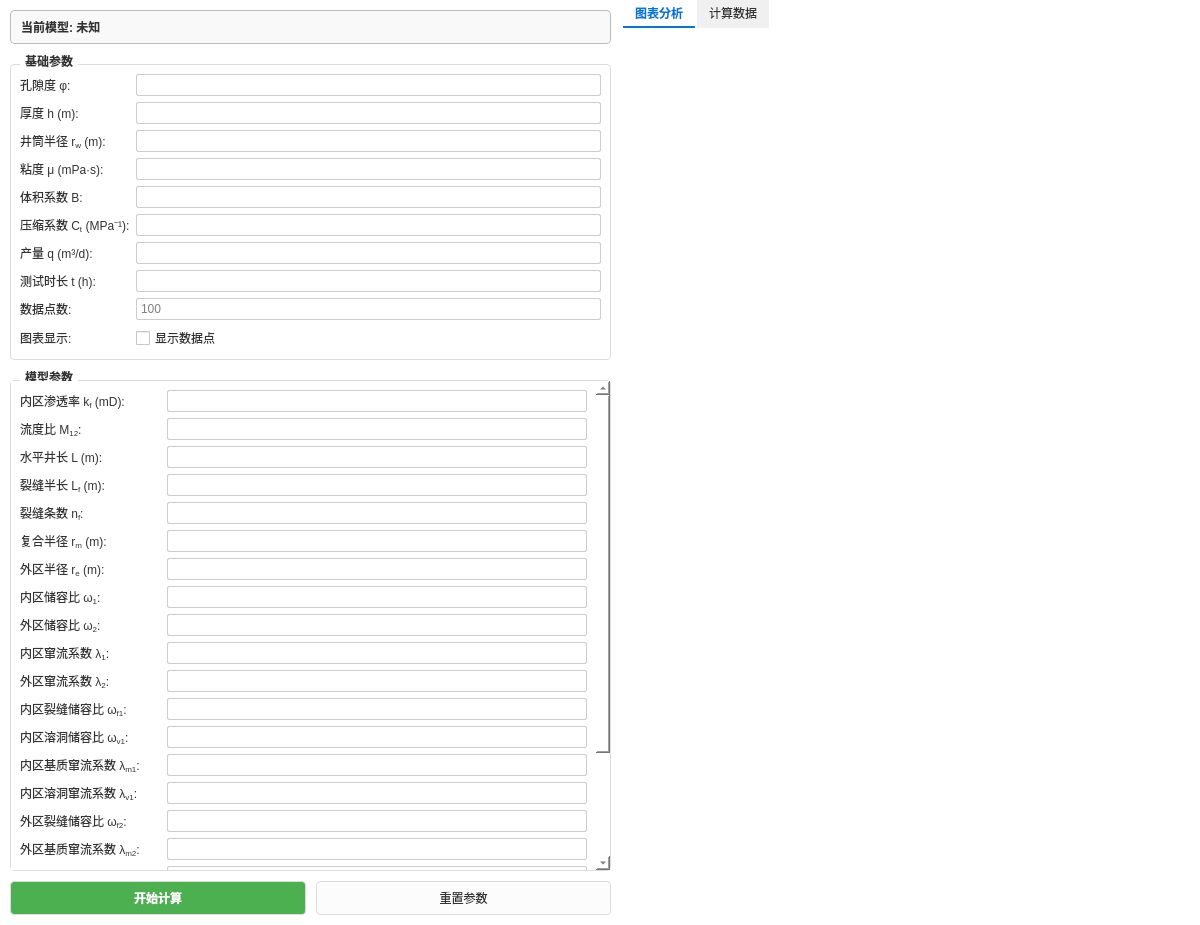
<?xml version="1.0" encoding="UTF-8"?>
<ui version="4.0">
 <class>WT_ModelWidget</class>
 <widget class="QWidget" name="WT_ModelWidget">
  <property name="geometry">
   <rect>
    <x>0</x>
    <y>0</y>
    <width>1200</width>
    <height>925</height>
   </rect>
  </property>
  <property name="windowTitle">
   <string>压裂水平井复合模型</string>
  </property>
  <property name="styleSheet">
   <string notr="true">/* 全局设置：白底黑字 */
QWidget {
        color: #333333;
        background-color: white;
        font-family: &quot;Microsoft YaHei&quot;;
        font-size: 9pt;
}
/* 分裂器手柄完全透明，去除竖线 */
QSplitter::handle {
        background-color: transparent;
}
/* 分组框样式 */
QGroupBox {
        font-weight: bold;
        border: 1px solid #dcdcdc;
        border-radius: 4px;
        margin-top: 10px;
}
QGroupBox::title {
        subcontrol-origin: margin;
        subcontrol-position: top left;
        left: 10px;
        padding: 0 3px;
        color: #333333;
}
/* 输入框样式 */
QLineEdit, QComboBox, QTextEdit {
        background-color: white;
        color: black;
        border: 1px solid #cccccc;
        border-radius: 2px;
        padding: 2px;
        selection-background-color: #0078d7;
}
/* 按钮通用样式 */
QPushButton {
        border: 1px solid #dcdcdc;
        border-radius: 4px;
        background-color: #fcfcfc;
        color: #333333;
        padding: 6px 12px;
        min-height: 20px;
}
QPushButton:hover {
        background-color: #f0f0f0;
        border-color: #0078d7;
        color: #0078d7;
}
QPushButton:pressed {
        background-color: #e0e0e0;
        border-color: #005a9e;
}
QPushButton#btnSelectModel {
        text-align: left;
        font-weight: bold;
        padding-left: 10px;
        background-color: #f9f9f9;
        border: 1px solid #bcbcbc;
}
QLabel {
        color: #333333;
}
</string>
  </property>
  <layout class="QHBoxLayout" name="horizontalLayout">
   <property name="spacing"><number>0</number></property>
   <property name="leftMargin"><number>0</number></property>
   <property name="topMargin"><number>0</number></property>
   <property name="rightMargin"><number>0</number></property>
   <property name="bottomMargin"><number>0</number></property>
   <item>
    <widget class="QSplitter" name="splitter">
     <property name="orientation"><enum>Qt::Orientation::Horizontal</enum></property>
     <property name="handleWidth"><number>2</number></property>
     <widget class="QWidget" name="leftPanel" native="true">
      <property name="minimumSize">
       <size><width>200</width><height>0</height></size>
      </property>
      <property name="styleSheet">
       <string notr="true">QWidget#leftPanel { background-color: white; border: none; }</string>
      </property>
      <layout class="QVBoxLayout" name="verticalLayout">
       <property name="spacing"><number>10</number></property>
       <property name="leftMargin"><number>10</number></property>
       <property name="topMargin"><number>10</number></property>
       <property name="rightMargin"><number>10</number></property>
       <property name="bottomMargin"><number>10</number></property>
       <item>
        <widget class="QPushButton" name="btnSelectModel">
         <property name="minimumSize"><size><width>0</width><height>34</height></size></property>
         <property name="text"><string>当前模型: 未知</string></property>
        </widget>
       </item>
       <item>
        <widget class="QGroupBox" name="basicParamGroup">
         <property name="title"><string>基础参数</string></property>
         <layout class="QFormLayout" name="formLayout_Base">
          <item row="0" column="0">
           <widget class="QLabel" name="label_phi"><property name="text"><string>&lt;html&gt;&lt;head/&gt;&lt;body&gt;&lt;p&gt;孔隙度 φ:&lt;/p&gt;&lt;/body&gt;&lt;/html&gt;</string></property></widget>
          </item>
          <item row="0" column="1"><widget class="QLineEdit" name="phiEdit"/></item>
          <item row="1" column="0">
           <widget class="QLabel" name="label_h"><property name="text"><string>&lt;html&gt;&lt;head/&gt;&lt;body&gt;&lt;p&gt;厚度 h (m):&lt;/p&gt;&lt;/body&gt;&lt;/html&gt;</string></property></widget>
          </item>
          <item row="1" column="1"><widget class="QLineEdit" name="hEdit"/></item>
          <item row="2" column="0">
           <widget class="QLabel" name="label_rw"><property name="text"><string>&lt;html&gt;&lt;head/&gt;&lt;body&gt;&lt;p&gt;井筒半径 r&lt;sub&gt;w&lt;/sub&gt; (m):&lt;/p&gt;&lt;/body&gt;&lt;/html&gt;</string></property></widget>
          </item>
          <item row="2" column="1"><widget class="QLineEdit" name="rwEdit"/></item>
          <item row="3" column="0">
           <widget class="QLabel" name="label_mu"><property name="text"><string>&lt;html&gt;&lt;head/&gt;&lt;body&gt;&lt;p&gt;粘度 μ (mPa·s):&lt;/p&gt;&lt;/body&gt;&lt;/html&gt;</string></property></widget>
          </item>
          <item row="3" column="1"><widget class="QLineEdit" name="muEdit"/></item>
          <item row="4" column="0">
           <widget class="QLabel" name="label_B"><property name="text"><string>&lt;html&gt;&lt;head/&gt;&lt;body&gt;&lt;p&gt;体积系数 B:&lt;/p&gt;&lt;/body&gt;&lt;/html&gt;</string></property></widget>
          </item>
          <item row="4" column="1"><widget class="QLineEdit" name="BEdit"/></item>
          <item row="5" column="0">
           <widget class="QLabel" name="label_Ct"><property name="text"><string>&lt;html&gt;&lt;head/&gt;&lt;body&gt;&lt;p&gt;压缩系数 C&lt;sub&gt;t&lt;/sub&gt; (MPa⁻¹):&lt;/p&gt;&lt;/body&gt;&lt;/html&gt;</string></property></widget>
          </item>
          <item row="5" column="1"><widget class="QLineEdit" name="CtEdit"/></item>
          <item row="6" column="0">
           <widget class="QLabel" name="label_q"><property name="text"><string>&lt;html&gt;&lt;head/&gt;&lt;body&gt;&lt;p&gt;产量 q (m³/d):&lt;/p&gt;&lt;/body&gt;&lt;/html&gt;</string></property></widget>
          </item>
          <item row="6" column="1"><widget class="QLineEdit" name="qEdit"/></item>
          <item row="7" column="0">
           <widget class="QLabel" name="label_t"><property name="text"><string>测试时长 t (h):</string></property></widget>
          </item>
          <item row="7" column="1"><widget class="QLineEdit" name="tEdit"/></item>
          <item row="8" column="0">
           <widget class="QLabel" name="label_points"><property name="text"><string>数据点数:</string></property></widget>
          </item>
          <item row="8" column="1">
           <widget class="QLineEdit" name="pointsEdit">
            <property name="placeholderText"><string>100</string></property>
           </widget>
          </item>
          <item row="9" column="0">
           <widget class="QLabel" name="label_showPoints"><property name="text"><string>图表显示:</string></property></widget>
          </item>
          <item row="9" column="1">
           <widget class="QCheckBox" name="checkShowPoints"><property name="text"><string>显示数据点</string></property></widget>
          </item>
         </layout>
        </widget>
       </item>

       <item>
        <widget class="QGroupBox" name="modelParamGroup">
         <property name="title"><string>模型参数</string></property>
         <layout class="QVBoxLayout" name="verticalLayout_ModelParam">
          <property name="leftMargin"><number>0</number></property>
          <property name="topMargin"><number>0</number></property>
          <property name="rightMargin"><number>0</number></property>
          <property name="bottomMargin"><number>0</number></property>
          <item>
           <widget class="QScrollArea" name="scrollArea">
            <property name="widgetResizable"><bool>true</bool></property>
            <property name="frameShape"><enum>QFrame::NoFrame</enum></property>
            <widget class="QWidget" name="scrollAreaWidgetContents">
             <layout class="QFormLayout" name="formLayout_Model">
              <item row="0" column="0">
               <widget class="QLabel" name="label_kf"><property name="text"><string>&lt;html&gt;&lt;head/&gt;&lt;body&gt;&lt;p&gt;内区渗透率 k&lt;sub&gt;f&lt;/sub&gt; (mD):&lt;/p&gt;&lt;/body&gt;&lt;/html&gt;</string></property></widget>
              </item>
              <item row="0" column="1"><widget class="QLineEdit" name="kfEdit"/></item>

              <item row="1" column="0">
               <widget class="QLabel" name="label_km"><property name="text"><string>&lt;html&gt;&lt;head/&gt;&lt;body&gt;&lt;p&gt;流度比 M&lt;sub&gt;12&lt;/sub&gt;:&lt;/p&gt;&lt;/body&gt;&lt;/html&gt;</string></property></widget>
              </item>
              <item row="1" column="1"><widget class="QLineEdit" name="kmEdit"/></item>

              <item row="2" column="0">
               <widget class="QLabel" name="label_L"><property name="text"><string>&lt;html&gt;&lt;head/&gt;&lt;body&gt;&lt;p&gt;水平井长 L (m):&lt;/p&gt;&lt;/body&gt;&lt;/html&gt;</string></property></widget>
              </item>
              <item row="2" column="1"><widget class="QLineEdit" name="LEdit"/></item>

              <item row="3" column="0">
               <widget class="QLabel" name="label_Lf"><property name="text"><string>&lt;html&gt;&lt;head/&gt;&lt;body&gt;&lt;p&gt;裂缝半长 L&lt;sub&gt;f&lt;/sub&gt; (m):&lt;/p&gt;&lt;/body&gt;&lt;/html&gt;</string></property></widget>
              </item>
              <item row="3" column="1"><widget class="QLineEdit" name="LfEdit"/></item>

              <item row="4" column="0">
               <widget class="QLabel" name="label_nf"><property name="text"><string>&lt;html&gt;&lt;head/&gt;&lt;body&gt;&lt;p&gt;裂缝条数 n&lt;sub&gt;f&lt;/sub&gt;:&lt;/p&gt;&lt;/body&gt;&lt;/html&gt;</string></property></widget>
              </item>
              <item row="4" column="1"><widget class="QLineEdit" name="nfEdit"/></item>

              <item row="5" column="0">
               <widget class="QLabel" name="label_rmD"><property name="text"><string>&lt;html&gt;&lt;head/&gt;&lt;body&gt;&lt;p&gt;复合半径 r&lt;sub&gt;m&lt;/sub&gt; (m):&lt;/p&gt;&lt;/body&gt;&lt;/html&gt;</string></property></widget>
              </item>
              <item row="5" column="1"><widget class="QLineEdit" name="rmDEdit"/></item>

              <item row="6" column="0">
               <widget class="QLabel" name="label_reD"><property name="text"><string>&lt;html&gt;&lt;head/&gt;&lt;body&gt;&lt;p&gt;外区半径 r&lt;sub&gt;e&lt;/sub&gt; (m):&lt;/p&gt;&lt;/body&gt;&lt;/html&gt;</string></property></widget>
              </item>
              <item row="6" column="1"><widget class="QLineEdit" name="reDEdit"/></item>

              <item row="7" column="0">
               <widget class="QLabel" name="label_omga1"><property name="text"><string>&lt;html&gt;&lt;head/&gt;&lt;body&gt;&lt;p&gt;内区储容比 ω&lt;sub&gt;1&lt;/sub&gt;:&lt;/p&gt;&lt;/body&gt;&lt;/html&gt;</string></property></widget>
              </item>
              <item row="7" column="1"><widget class="QLineEdit" name="omga1Edit"/></item>

              <item row="8" column="0">
               <widget class="QLabel" name="label_omga2"><property name="text"><string>&lt;html&gt;&lt;head/&gt;&lt;body&gt;&lt;p&gt;外区储容比 ω&lt;sub&gt;2&lt;/sub&gt;:&lt;/p&gt;&lt;/body&gt;&lt;/html&gt;</string></property></widget>
              </item>
              <item row="8" column="1"><widget class="QLineEdit" name="omga2Edit"/></item>

              <item row="9" column="0">
               <widget class="QLabel" name="label_remda1"><property name="text"><string>&lt;html&gt;&lt;head/&gt;&lt;body&gt;&lt;p&gt;内区窜流系数 λ&lt;sub&gt;1&lt;/sub&gt;:&lt;/p&gt;&lt;/body&gt;&lt;/html&gt;</string></property></widget>
              </item>
              <item row="9" column="1"><widget class="QLineEdit" name="remda1Edit"/></item>

              <item row="10" column="0">
               <widget class="QLabel" name="label_remda2"><property name="text"><string>&lt;html&gt;&lt;head/&gt;&lt;body&gt;&lt;p&gt;外区窜流系数 λ&lt;sub&gt;2&lt;/sub&gt;:&lt;/p&gt;&lt;/body&gt;&lt;/html&gt;</string></property></widget>
              </item>
              <item row="10" column="1"><widget class="QLineEdit" name="remda2Edit"/></item>

              <item row="11" column="0">
               <widget class="QLabel" name="label_omega_f1"><property name="text"><string>&lt;html&gt;&lt;head/&gt;&lt;body&gt;&lt;p&gt;内区裂缝储容比 ω&lt;sub&gt;f1&lt;/sub&gt;:&lt;/p&gt;&lt;/body&gt;&lt;/html&gt;</string></property></widget>
              </item>
              <item row="11" column="1"><widget class="QLineEdit" name="omega_f1Edit"/></item>

              <item row="12" column="0">
               <widget class="QLabel" name="label_omega_v1"><property name="text"><string>&lt;html&gt;&lt;head/&gt;&lt;body&gt;&lt;p&gt;内区溶洞储容比 ω&lt;sub&gt;v1&lt;/sub&gt;:&lt;/p&gt;&lt;/body&gt;&lt;/html&gt;</string></property></widget>
              </item>
              <item row="12" column="1"><widget class="QLineEdit" name="omega_v1Edit"/></item>

              <item row="13" column="0">
               <widget class="QLabel" name="label_lambda_m1"><property name="text"><string>&lt;html&gt;&lt;head/&gt;&lt;body&gt;&lt;p&gt;内区基质窜流系数 λ&lt;sub&gt;m1&lt;/sub&gt;:&lt;/p&gt;&lt;/body&gt;&lt;/html&gt;</string></property></widget>
              </item>
              <item row="13" column="1"><widget class="QLineEdit" name="lambda_m1Edit"/></item>

              <item row="14" column="0">
               <widget class="QLabel" name="label_lambda_v1"><property name="text"><string>&lt;html&gt;&lt;head/&gt;&lt;body&gt;&lt;p&gt;内区溶洞窜流系数 λ&lt;sub&gt;v1&lt;/sub&gt;:&lt;/p&gt;&lt;/body&gt;&lt;/html&gt;</string></property></widget>
              </item>
              <item row="14" column="1"><widget class="QLineEdit" name="lambda_v1Edit"/></item>

              <item row="15" column="0">
               <widget class="QLabel" name="label_omega_f2"><property name="text"><string>&lt;html&gt;&lt;head/&gt;&lt;body&gt;&lt;p&gt;外区裂缝储容比 ω&lt;sub&gt;f2&lt;/sub&gt;:&lt;/p&gt;&lt;/body&gt;&lt;/html&gt;</string></property></widget>
              </item>
              <item row="15" column="1"><widget class="QLineEdit" name="omega_f2Edit"/></item>

              <item row="16" column="0">
               <widget class="QLabel" name="label_lambda_m2"><property name="text"><string>&lt;html&gt;&lt;head/&gt;&lt;body&gt;&lt;p&gt;外区基质窜流系数 λ&lt;sub&gt;m2&lt;/sub&gt;:&lt;/p&gt;&lt;/body&gt;&lt;/html&gt;</string></property></widget>
              </item>
              <item row="16" column="1"><widget class="QLineEdit" name="lambda_m2Edit"/></item>

              <item row="17" column="0">
               <widget class="QLabel" name="label_gamaD"><property name="text"><string>&lt;html&gt;&lt;head/&gt;&lt;body&gt;&lt;p&gt;压敏系数 γ&lt;sub&gt;D&lt;/sub&gt;:&lt;/p&gt;&lt;/body&gt;&lt;/html&gt;</string></property><property name="styleSheet"><string notr="true">color: blue; font-weight: bold;</string></property></widget>
              </item>
              <item row="17" column="1"><widget class="QLineEdit" name="gamaDEdit"/></item>

              <item row="18" column="0">
               <widget class="QLabel" name="label_cD"><property name="text"><string>&lt;html&gt;&lt;head/&gt;&lt;body&gt;&lt;p&gt;井筒储集 C (m³/MPa):&lt;/p&gt;&lt;/body&gt;&lt;/html&gt;</string></property></widget>
              </item>
              <item row="18" column="1"><widget class="QLineEdit" name="cDEdit"/></item>

              <item row="19" column="0">
               <widget class="QLabel" name="label_s"><property name="text"><string>&lt;html&gt;&lt;head/&gt;&lt;body&gt;&lt;p&gt;表皮系数 S:&lt;/p&gt;&lt;/body&gt;&lt;/html&gt;</string></property></widget>
              </item>
              <item row="19" column="1"><widget class="QLineEdit" name="sEdit"/></item>

              <item row="20" column="0">
               <widget class="QLabel" name="label_alpha"><property name="text"><string>&lt;html&gt;&lt;head/&gt;&lt;body&gt;&lt;p&gt;变井储时间参数 α (h):&lt;/p&gt;&lt;/body&gt;&lt;/html&gt;</string></property></widget>
              </item>
              <item row="20" column="1"><widget class="QLineEdit" name="alphaEdit"/></item>

              <item row="21" column="0">
               <widget class="QLabel" name="label_cphi"><property name="text"><string>&lt;html&gt;&lt;head/&gt;&lt;body&gt;&lt;p&gt;变井储压力参数 C&lt;sub&gt;φ&lt;/sub&gt; (MPa):&lt;/p&gt;&lt;/body&gt;&lt;/html&gt;</string></property></widget>
              </item>
              <item row="21" column="1"><widget class="QLineEdit" name="cPhiEdit"/></item>
             </layout>
            </widget>
           </widget>
          </item>
         </layout>
        </widget>
       </item>

       <item>
        <layout class="QHBoxLayout" name="horizontalLayout_Btns">
         <property name="spacing"><number>10</number></property>
         <item>
          <widget class="QPushButton" name="calculateButton">
           <property name="styleSheet"><string notr="true">background-color: #4CAF50; color: white; font-weight: bold; padding: 6px;</string></property>
           <property name="text"><string>开始计算</string></property>
          </widget>
         </item>
         <item>
          <widget class="QPushButton" name="resetButton">
           <property name="text"><string>重置参数</string></property>
          </widget>
         </item>
        </layout>
       </item>

      </layout>
     </widget>
     <widget class="QWidget" name="rightPanel" native="true">
      <property name="styleSheet"><string notr="true">QWidget#rightPanel { background-color: white; border: none; }</string></property>
      <layout class="QVBoxLayout" name="rightLayout">
       <property name="leftMargin"><number>0</number></property>
       <property name="topMargin"><number>0</number></property>
       <property name="rightMargin"><number>0</number></property>
       <property name="bottomMargin"><number>0</number></property>
       <item>
        <widget class="QTabWidget" name="tabWidget_Right">
         <property name="styleSheet">
          <string notr="true">QTabWidget::pane { border: none; }
QTabBar::tab { background: #f0f0f0; color: #333333; padding: 6px 12px; border: none; border-bottom: 2px solid transparent; margin-right: 2px; }
QTabBar::tab:hover { background-color: #e0e0e0; }
QTabBar::tab:selected { background: white; color: #0078d7; border-bottom: 2px solid #0078d7; font-weight: bold; }</string>
         </property>
         <property name="currentIndex"><number>0</number></property>
         <widget class="QWidget" name="tab_Chart">
          <attribute name="title"><string>图表分析</string></attribute>
          <layout class="QVBoxLayout" name="verticalLayout_ChartTab">
           <property name="leftMargin"><number>0</number></property>
           <property name="topMargin"><number>0</number></property>
           <property name="rightMargin"><number>0</number></property>
           <property name="bottomMargin"><number>0</number></property>
           <item>
            <widget class="ChartWidget" name="chartWidget" native="true">
             <property name="sizePolicy">
              <sizepolicy hsizetype="Expanding" vsizetype="Expanding">
               <horstretch>0</horstretch>
               <verstretch>0</verstretch>
              </sizepolicy>
             </property>
            </widget>
           </item>
          </layout>
         </widget>
         <widget class="QWidget" name="tab_Data">
          <attribute name="title"><string>计算数据</string></attribute>
          <layout class="QVBoxLayout" name="verticalLayout_DataTab">
           <item>
            <widget class="QTextEdit" name="resultTextEdit">
             <property name="readOnly"><bool>true</bool></property>
            </widget>
           </item>
           <item>
            <widget class="QPushButton" name="btnExportDataTab">
             <property name="text"><string>导出数据 (.csv)</string></property>
            </widget>
           </item>
          </layout>
         </widget>
        </widget>
       </item>
      </layout>
     </widget>
    </widget>
   </item>
  </layout>
 </widget>
 <customwidgets>
  <customwidget>
   <class>ChartWidget</class>
   <extends>QWidget</extends>
   <header>chartwidget.h</header>
   <container>1</container>
  </customwidget>
 </customwidgets>
 <resources/>
 <connections/>
</ui>
